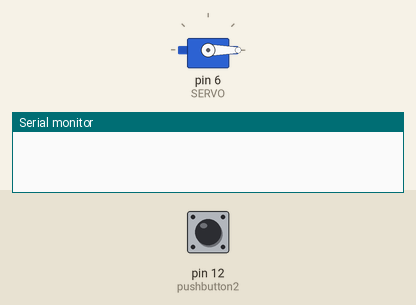
This sketch was run on a simulated Arduino Uno, built with avr-gcc and run on an emulated ATmega328P. Parts: servo, the last lines printed to the serial monitor. The test bench sets the inputs (shaded band); at power-on: pin 12 (pushbutton2) HIGH.

Above: at 1.2 s.
1.3 s: pin 12 (pushbutton2) pulled LOW for 1 s
At 3.1 s:
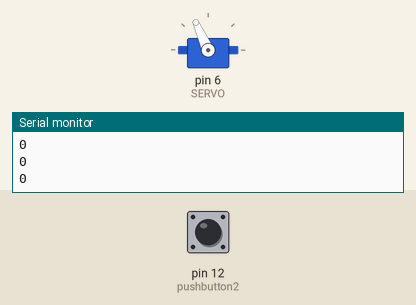
4.3 s: pin 12 (pushbutton2) pulled LOW for 0.15 s
At 5.2 s:
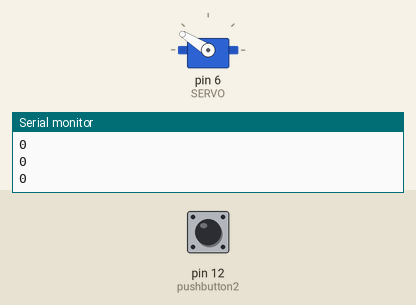
5.9 s: pin 12 (pushbutton2) pulsed LOW 2 times (0.12 s each, 0.3 s apart)
At 7.3 s:
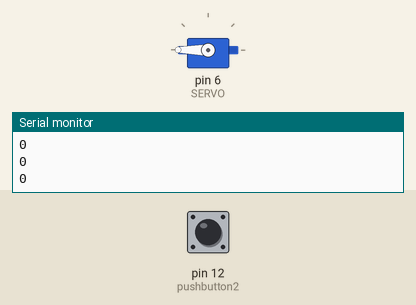
Timing chart, 0 to 8.9 s (numbered marks = the images above; inputs shaded):
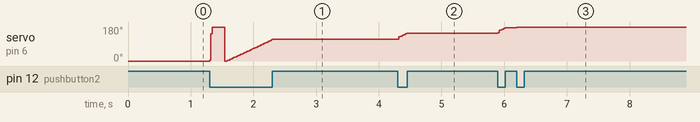

The sketch:

sketch_feb20aAAA.ino
```cpp
#include <Servo.h>

#define SERVO 6

Servo s;
int pos;

int pushbutton2=12;
int pushbutton = 7;


void setup() {

  s.attach(SERVO);
  Serial.begin(9600);
  s.write(0);


  pinMode(pushbutton2, INPUT);
  pinMode(pushbutton, INPUT_PULLUP);


}
void loop() {
  if(digitalRead(pushbutton2)==0){

    pos += 5;
    s.write(pos);
    Serial.println(digitalRead(pushbutton2));
  }
}
```

Measured:
- after the input at 4.3 s, servo on pin 6 (SERVO): 114° → 148° at once
- after the input at 5.9 s, servo on pin 6 (SERVO): 148° → 177° at once, → 180° 0.30 s later
